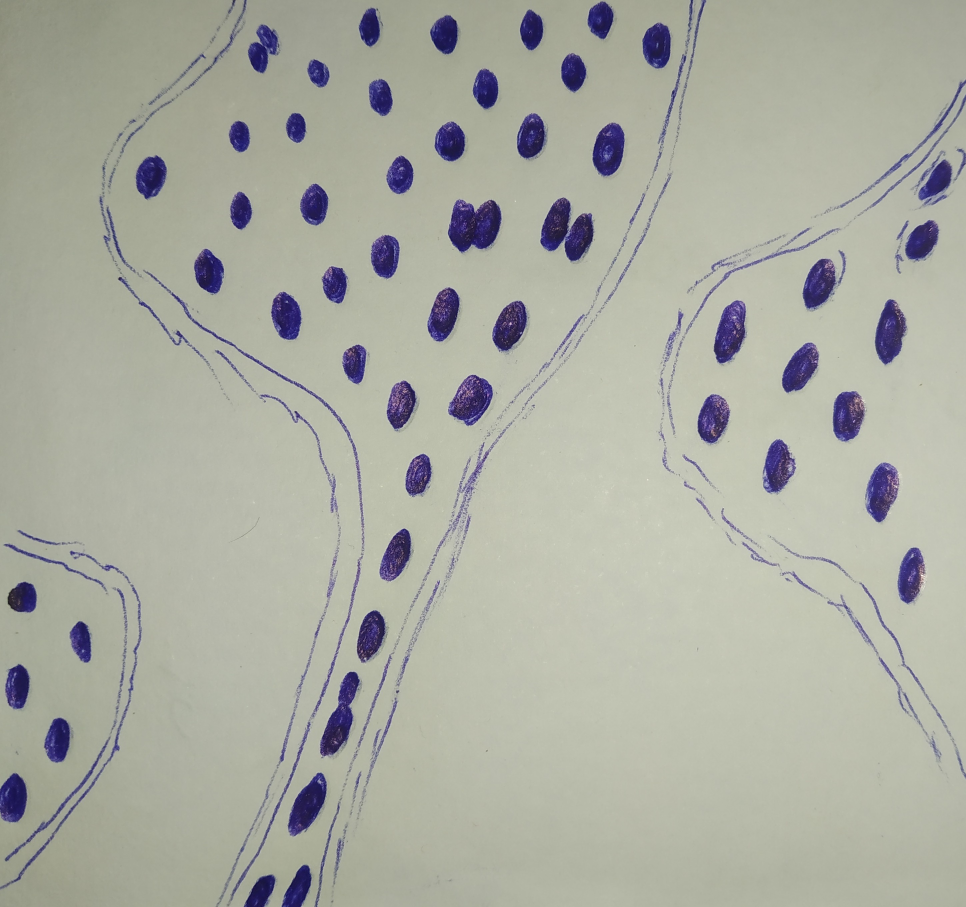
#> input picture tissus.jpg, 2898 x 2720 px (shown at 1/3 size)
$ python ImageSegmentation.py
#> lines starting #> are read from the running program, lines starting #| are printed output that depends on the picture; after the words box and inside, x2 and y2 are one past the last pixel; in counts of white or black regions, pixels touching at a corner belong together
#%%
import numpy as np
import cv2
import matplotlib.pyplot as plt
from skimage.color import label2rgb, rgb2gray
import pandas as pd
from skimage import io, measure

#%%
# s_img = cv2.imread('subpixel5.jpg', 0)
s_img = cv2.imread('tissus.jpg', 0)
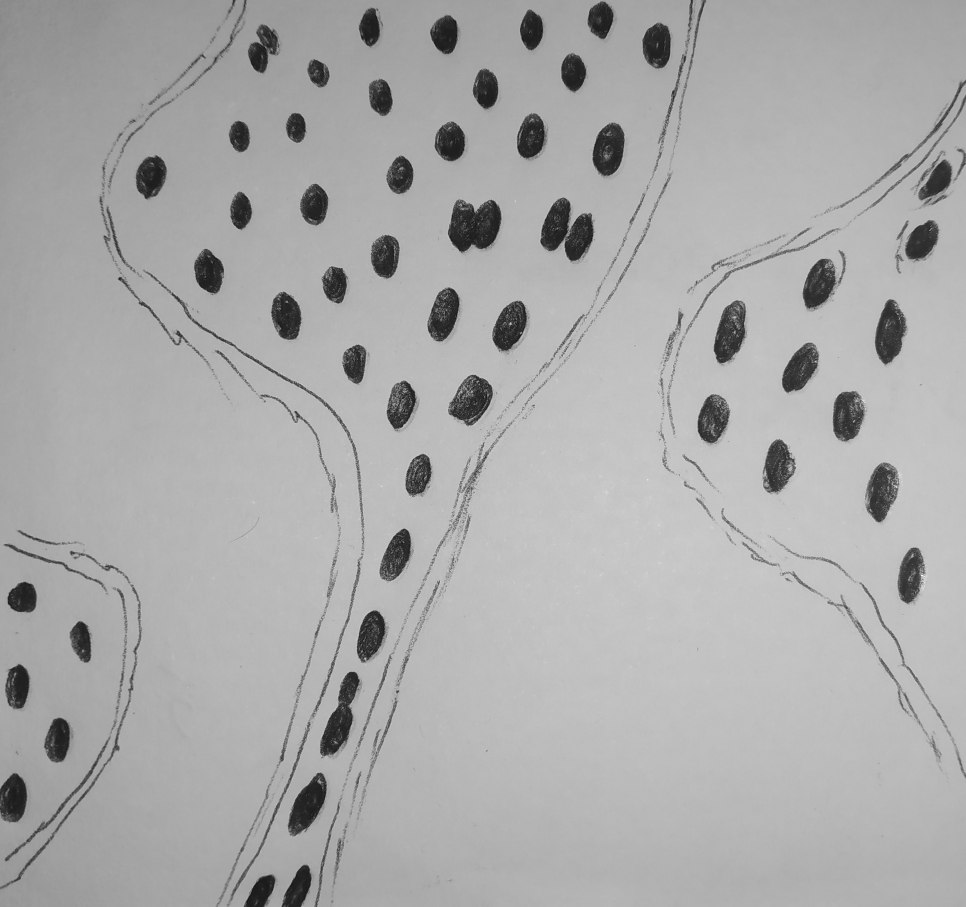
#> s_img: shape (2720, 2898) (shown at 1/3 size); min 9, max 255, mean 170.4
s_img = cv2.resize(s_img, (780,540))
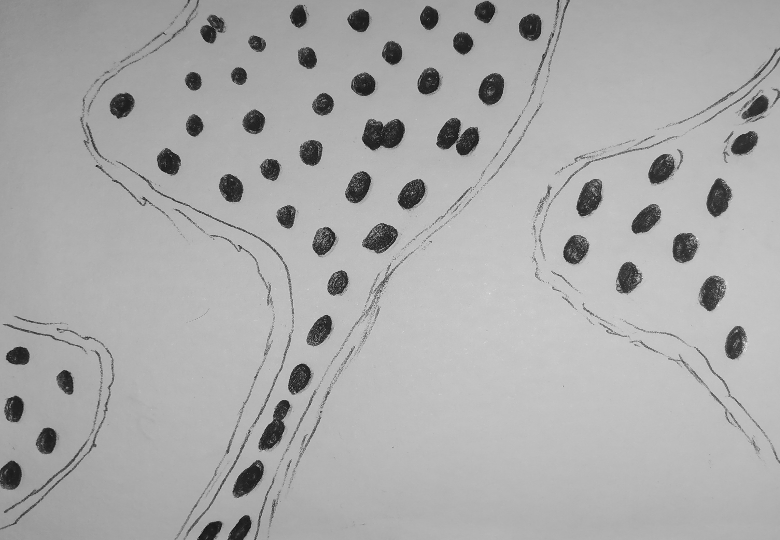
#> s_img: shape (540, 780); min 15, max 233, mean 170.4
cv2.imshow('Steel Surface', s_img)

cv2.waitKey(0)
cv2.destroyAllWindows()

# %%reading image using skimage

img = io.imread("SteelIron1.jpg")
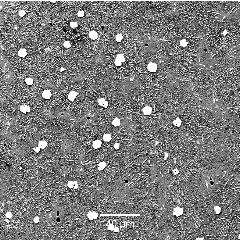
#> input picture SteelIron1.jpg, 240 x 240 px
#> img is the input picture: shape (240, 240, 3); min 0, max 255, mean 123.6
plt.imshow(img)

# %%

plt.hist(s_img.flat, bins=100, range=(0,255))

# %% background and foreground thresholding subtractions

bg = (s_img < 120)
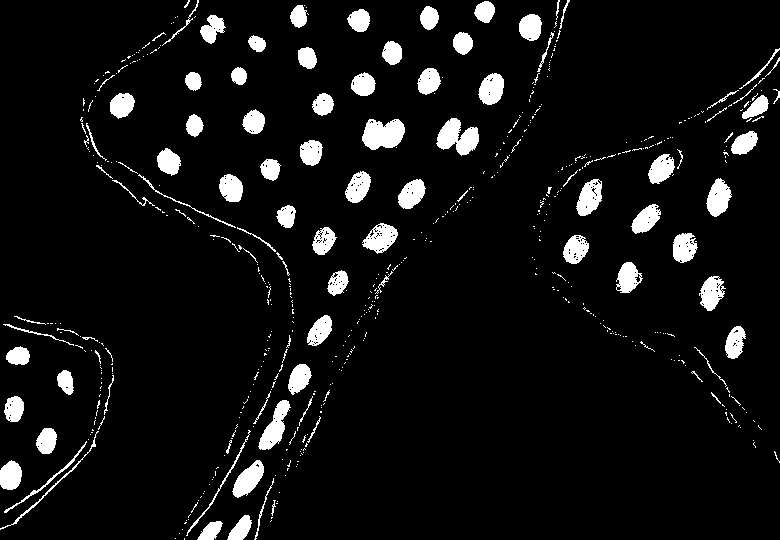
#> bg: shape (540, 780) bool; 6.9% white; 559 white regions (458 under 20 px), largest, box (x1, y1, x2, y2) and area: (362, 119, 405, 150) 1002, (436, 118, 479, 156) 973, (258, 400, 291, 450) 746
fg = (s_img > 120)
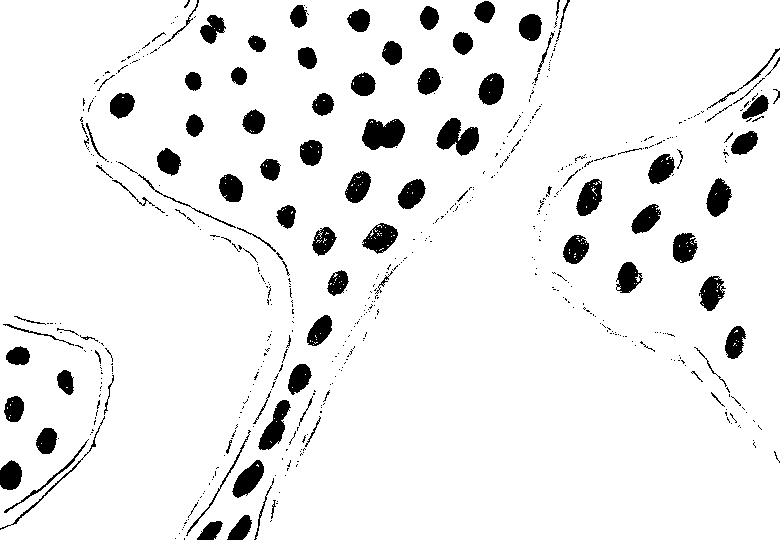
#> fg: shape (540, 780) bool; 93.1% white; 552 black regions (449 under 20 px), largest, box (x1, y1, x2, y2) and area: (362, 119, 405, 150) 1003, (436, 118, 479, 156) 974, (258, 400, 291, 450) 747
plt.imshow(bg, cmap='gray')

#%%  Median blurr the image to remove the small blobs.

ret2, thersh2 = cv2.threshold(s_img, 0, 255, cv2.THRESH_BINARY+cv2.THRESH_OTSU)
#> ret2 = 120
cv2.imshow("Thresholding", thersh2)

# g_gray = cv2.GaussianBlur(thersh2, (5,5), 0)
m_gray = cv2.medianBlur(thersh2, 5)
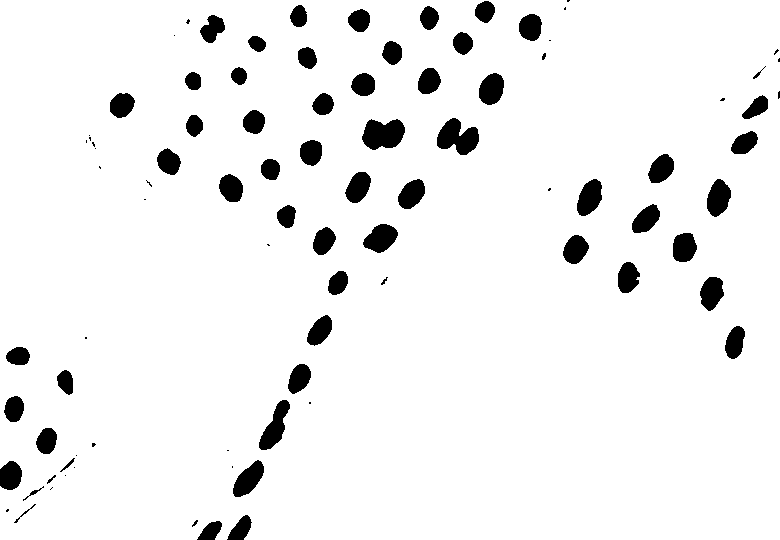
#> m_gray: shape (540, 780); 94.1% white; 90 black regions (30 under 20 px), largest, box (x1, y1, x2, y2) and area: (362, 119, 405, 150) 1000, (437, 118, 479, 155) 981, (259, 400, 290, 450) 746
cv2.imshow("Median Gray", m_gray)
cv2.waitKey(0)
cv2.destroyAllWindows()

#%% border cleaning


#%% Assigning the labels to the similer blobs
#> (the run stopped early here; a loop or call above may not have finished)
